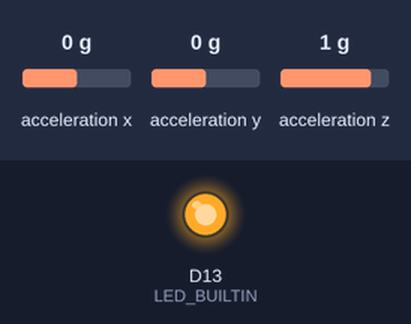
The sketch below on a simulated Arduino Nano 33 IoT. Parts: output pins drawn as LEDs (lit = HIGH). The test bench sets the inputs (shaded band); at power-on: acceleration x 0 g, acceleration y 0 g, acceleration z 1 g. Nothing arrives over Bluetooth unless stated; a phone connects over Bluetooth LE 3 s after start; what the sketch prints to the serial monitor is not drawn.

Above: at 0.1 s.
Timing chart, 0 to 1.6 s (numbered marks = the images above):
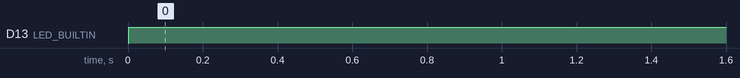

Measured:
- by itself, D13 (LED_BUILTIN): LOW → HIGH at 0.00 s

The sketch:

peripheral.ino
```cpp
#include <ArduinoBLE.h>
#include <Arduino_LSM6DS3.h>

#define BLE_UUID_ACCELEROMETER_SERVICE "1101"
#define BLE_UUID_ACCELEROMETER_X "2101"
#define BLE_UUID_ACCELEROMETER_Y "2102"
#define BLE_UUID_ACCELEROMETER_Z "2103"

#define BLE_DEVICE_NAME "Elfo"
#define BLE_LOCAL_NAME "Elfo"

BLEService accelerometerService(BLE_UUID_ACCELEROMETER_SERVICE);

BLEFloatCharacteristic accelerometerCharacteristicX(BLE_UUID_ACCELEROMETER_X, BLERead | BLENotify);
BLEFloatCharacteristic accelerometerCharacteristicY(BLE_UUID_ACCELEROMETER_Y, BLERead | BLENotify);
BLEFloatCharacteristic accelerometerCharacteristicZ(BLE_UUID_ACCELEROMETER_Z, BLERead | BLENotify);

float x, y, z;

void setup() {
  pinMode(LED_BUILTIN, OUTPUT);

  // initialize IMU
  if (!IMU.begin()) {
    Serial.println("Failed to initialize IMU!");
    while (1)
      ;
  }

  Serial.print("Accelerometer sample rate = ");
  Serial.print(IMU.accelerationSampleRate());
  Serial.println("Hz");

  // initialize BLE
  if (!BLE.begin()) {
    Serial.println("Starting Bluetooth® Low Energy module failed!");
    while (1)
      ;
  }

  // set advertised local name and service UUID
  BLE.setDeviceName(BLE_DEVICE_NAME);
  BLE.setLocalName(BLE_LOCAL_NAME);
  BLE.setAdvertisedService(accelerometerService);

  accelerometerService.addCharacteristic(accelerometerCharacteristicX);
  accelerometerService.addCharacteristic(accelerometerCharacteristicY);
  accelerometerService.addCharacteristic(accelerometerCharacteristicZ);

  BLE.addService(accelerometerService);

  accelerometerCharacteristicX.writeValue(0);
  accelerometerCharacteristicY.writeValue(0);
  accelerometerCharacteristicZ.writeValue(0);

  // start advertising
  BLE.advertise();

  Serial.println("BLE Accelerometer Peripheral");
}

void loop() {
  BLEDevice central = BLE.central();

  if (IMU.accelerationAvailable()) {
    digitalWrite(LED_BUILTIN, HIGH);
    IMU.readAcceleration(x, y, z);

    accelerometerCharacteristicX.writeValue(x);
    accelerometerCharacteristicY.writeValue(y);
    accelerometerCharacteristicZ.writeValue(z);
  } else {
    digitalWrite(LED_BUILTIN, LOW);
  }
}
```
